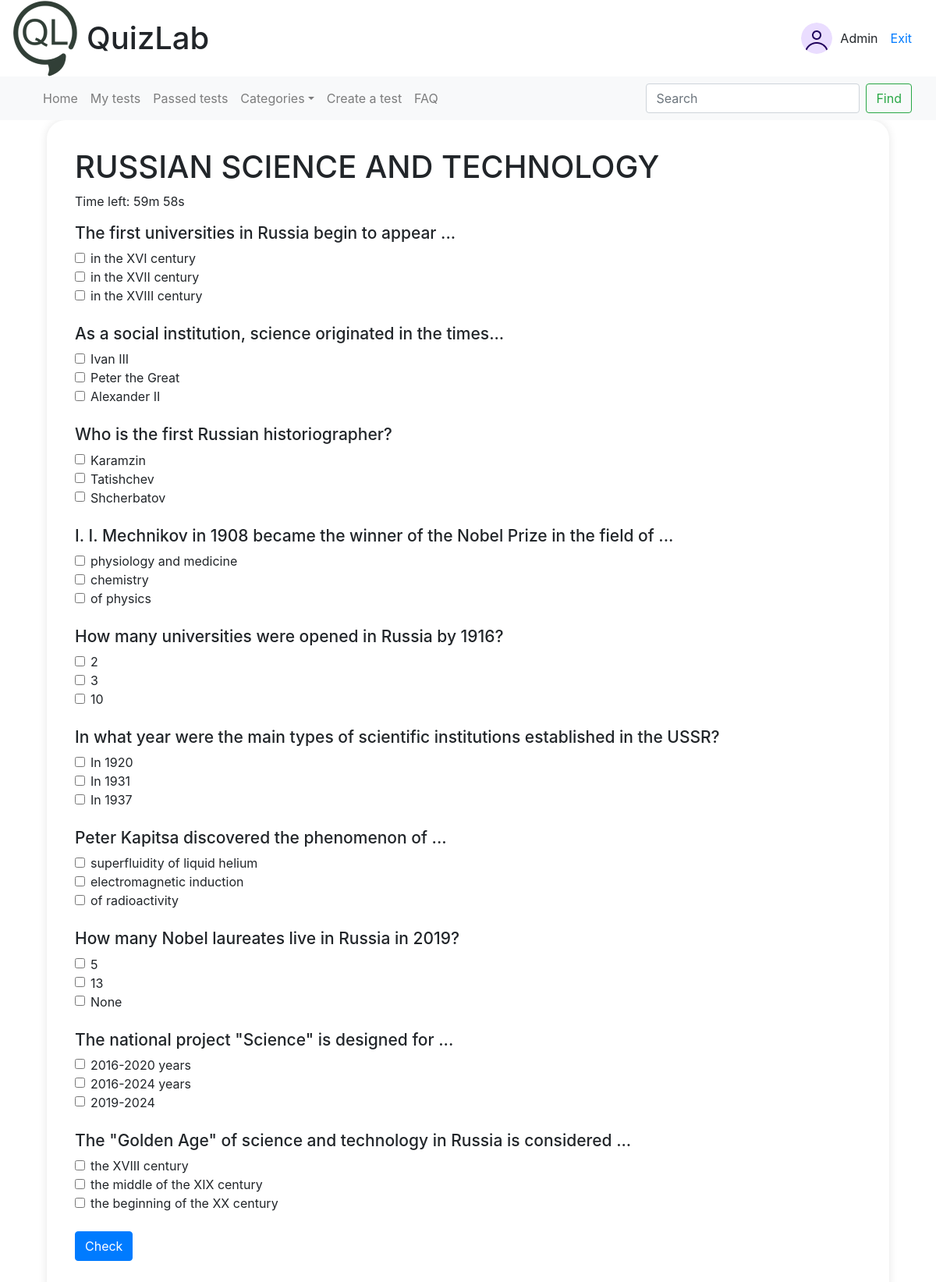
The page /test/10/passing_the_test/ (signed in) on the database its author committed.
### test/models.py (models this page shows, shortened)
class Test(models.Model):
    name = models.CharField(max_length=100)
    time_for_pass = models.IntegerField()
    author = models.ForeignKey(User, on_delete=models.CASCADE)
    category = models.ForeignKey(Category, on_delete=models.CASCADE)
    class Meta:
        verbose_name = 'Тест'
        verbose_name_plural = 'Тесты'

class Question(models.Model):
    name = models.CharField(max_length=100)
    test = models.ForeignKey(Test, on_delete=models.CASCADE)
    class Meta:
        ordering = ['id']
        verbose_name = 'Вопрос'
        verbose_name_plural = 'Вопросы'

class Answer(models.Model):
    name = models.CharField(max_length=100)
    correct = models.BooleanField(default=False)
    question = models.ForeignKey(Question, on_delete=models.CASCADE)
    class Meta:
        verbose_name = 'Ответ'
        verbose_name_plural = 'Ответы'

### test/views.py (the view, shortened to what this page needs)
# urls.py: path('test/<int:id>/passing_the_test/', views.passing_the_test, name='passing_the_test'),
@login_required
def passing_the_test(request, id):
    test = get_object_or_404(Test, id=id)
    questions = test.question_set.all()
    time_for_pass = test.time_for_pass
    result = None
    user_answers = []
    context = {
        'test': test,
        'questions': questions,
        'user_answers': user_answers,
        'result': result,
        'time_for_pass': time_for_pass
    }
    return render(request, 'test/passing_the_test.html', context)

### test/templates/test/passing_the_test.html (shortened to what this page needs)
{% extends 'test/base.html' %}
{% block content %}
    <h1>{{ test.name }}</h1>
    <p id="countdown">Time left: {{ time_for_pass }}</p>
    <form id="testForm" method="post" action="/test/{{ test.id }}/results/">
        {% for question in questions %}
            <h2 class="question-text">{{ question.name }}</h2>
            {% for answer in question.answer_set.all %}
                <div class="form-check">
                    <input type="checkbox"
                           name="answer_{{ question.id }}"
                           class="form-check-input"
                           id="answer{{ answer.id }}"
                           value="{{ answer.id }}"
                           {% if answer.id in user_answers %}checked{% endif %}>
                    <label for="answer{{ answer.id }}" class="form-check-label">{{ answer.name }}</label>
                </div>
            {% endfor %}
            <br>
        {% endfor %}
        <button type="submit" class="btn btn-primary">Check</button>
    </form>
{% endblock %}

### test/templates/test/base.html (shortened to what this page needs)
{% load static %}
<html lang="en">
<head>
    <link rel="stylesheet" href="//maxcdn.bootstrapcdn.com/bootstrap/4.3.1/css/bootstrap.min.css">
    <link rel="stylesheet" href="//maxcdn.bootstrapcdn.com/bootstrap/4.3.1/css/bootstrap-theme.min.css">
</head>
<body>
    <header class="header container-fluid">
        <div class="row align-items-center">
            <div class="col-8 col-md-6 d-flex align-items-center">
                <img src="{% static 'test/img/Logo.png' %}" alt="Иконка сайта" class="site-icon">
                <h1 class="site-title"><a href="/">QuizLab</a></h1>
            </div>
            {% if user.is_authenticated %}
            <div class="col-4 col-md-6 d-flex justify-content-end align-items-center">
                <div class="user-card d-flex align-items-center">
                    <img src="{% static 'test/img/avatar.png' %}" alt="Profile photo" class="profile-photo">
                    <span>{{ user.username }}</span>
                    <a class="nav-link" href="/account/logout/">Exit</a>
                </div>
            </div>
        </div>
    </header>
    <nav id="navbar-example2" class="navbar navbar-expand-lg navbar-light bg-light container-fluid">
        <div class="container-fluid">
            <div class="navbar-collapse">
                <ul class="navbar-nav mr-auto">
                    <li class="nav-item">
                        <a class="nav-link" href="/">Home</a>
                    </li>
                    <li class="nav-item">
                        <a class="nav-link" href="{% url 'my_tests' %}">My tests</a>
                    </li>
                    <li class="nav-item">
                        <a class="nav-link" href="/test/passed_tests">Passed tests</a>
                    </li>
                    <li class="nav-item dropdown">
                        <a class="nav-link dropdown-toggle" href="#">Categories</a>
                    </li>
                    <li class="nav-item">
                        <a class="nav-link" href="{% url 'create_test' %}">Сreate a test</a>
                    </li>
                    <li class="nav-item">
                        <a class="nav-link" href="{% url 'FAQ' %}">FAQ</a>
                    </li>
                </ul>
                <form class="form-inline my-2 my-lg-0" action="{% url 'search_tests' %}" method="get">
                    <input class="form-control mr-sm-2" type="text" name="q" placeholder="Search" aria-label="Search">
                    <button class="btn btn-outline-success my-2 my-sm-0" type="submit">Find</button>
                </form>
            </div>
        </div>
    </nav>
{% endif %}
    <div class="container">
        {% block content %}
        {% endblock %}
    </div>
</body>
</html>

### rows shown on the page
Test: name "RUSSIAN SCIENCE AND TECHNOLOGY"
Question: name "The first universities in Russia begin to appear ..."
Answer: name "in the XVI century"
Answer: name "in the XVII century"
Answer: name "in the XVIII century"
Question: name "As a social institution, science originated in the times..."
Answer: name "Ivan III"
Answer: name "Peter the Great"
Answer: name "Alexander II"
Question: name "Who is the first Russian historiographer?"
Answer: name "Karamzin"
Answer: name "Tatishchev"
Answer: name "Shcherbatov"
Question: name "I. I. Mechnikov in 1908 became the winner of the Nobel Prize in the field of ..."
Answer: name "physiology and medicine"
Answer: name "chemistry"
Answer: name "of physics"
Question: name "How many universities were opened in Russia by 1916?"
Answer: name "2"
Answer: name "3"
Answer: name "10"
Question: name "In what year were the main types of scientific institutions established in the USSR?"
Answer: name "In 1920"
Answer: name "In 1931"
Answer: name "In 1937"
Question: name "Peter Kapitsa discovered the phenomenon of ..."
Answer: name "superfluidity of liquid helium"
Answer: name "electromagnetic induction"
Answer: name "of radioactivity"
Question: name "How many Nobel laureates live in Russia in 2019?"
Answer: name "5"
Answer: name "13"
Answer: name "None"
Question: name "The national project \"Science\" is designed for ..."
Answer: name "2016-2020 years"
Answer: name "2016-2024 years"
Answer: name "2019-2024"
Question: name "The \"Golden Age\" of science and technology in Russia is considered ..."
Answer: name "the XVIII century"
Answer: name "the middle of the XIX century"
Answer: name "the beginning of the XX century"

### other values the page prints
{{ user.username }} "Admin"
